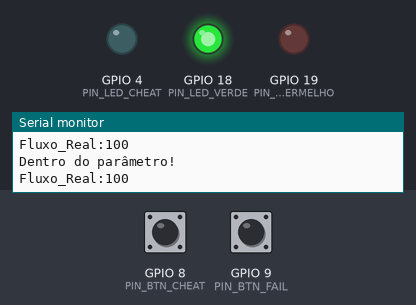
The sketch below on a simulated ESP32-C3. On the bench: output pins drawn as LEDs (lit = HIGH), the last lines printed to the serial monitor. The inputs (shaded band) are chosen by the test bench; at power-on: GPIO 8 (PIN_BTN_CHEAT) HIGH, GPIO 9 (PIN_BTN_FAIL) HIGH.

Above: at 1.2 s.
1.3 s: GPIO 8 (PIN_BTN_CHEAT) pulled LOW for 0.15 s
At 2.2 s:
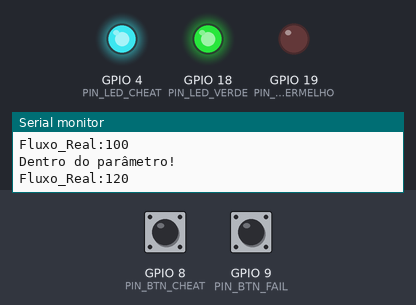
2.9 s: GPIO 9 (PIN_BTN_FAIL) pulled LOW for 0.15 s
At 3.01 s:
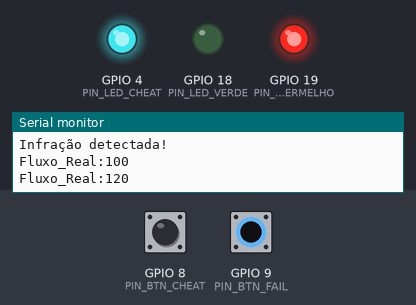
4.5 s: GPIO 9 (PIN_BTN_FAIL) pulled LOW for 3.2 s
At 8.6 s:
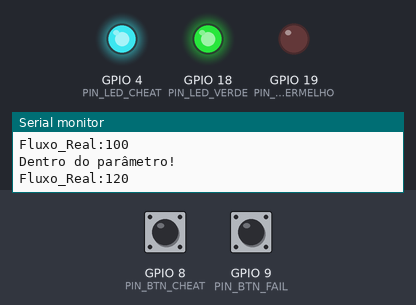
9.3 s: GPIO 8 (PIN_BTN_CHEAT) pulled LOW for 1 s
At 10.0 s:
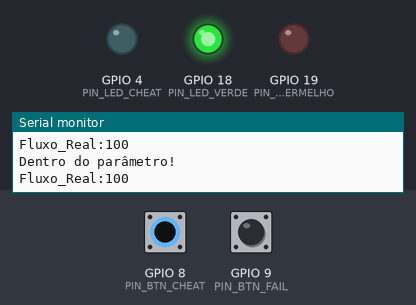
Timing chart, 0 to 12.3 s (numbered marks = the images above; inputs shaded):
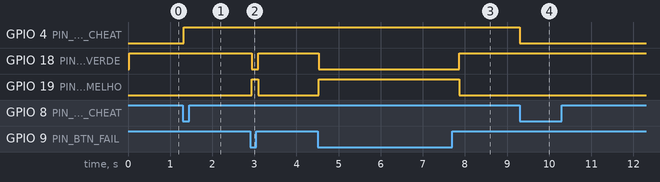

Measured:
- after the input at 1.3 s, GPIO 4 (PIN_LED_CHEAT): LOW → HIGH at once
- after the input at 2.9 s, GPIO 18 (PIN_LED_VERDE): HIGH → LOW at once, → HIGH 0.15 s later; GPIO 19 (PIN_LED_VERMELHO): LOW → HIGH at once, → LOW 0.15 s later
- after the input at 4.5 s, GPIO 18 (PIN_LED_VERDE): HIGH → LOW at once, → HIGH 3.3 s later; GPIO 19 (PIN_LED_VERMELHO): LOW → HIGH at once, → LOW 3.3 s later
- after the input at 9.3 s, GPIO 4 (PIN_LED_CHEAT): HIGH → LOW at once

The sketch:

sketch.ino
```cpp
#include "freertos/FreeRTOS.h"
#include "freertos/task.h"

// Definição dos pinos dos Leds e Botões
#define PIN_LED_VERMELHO 19
#define PIN_LED_VERDE 18
#define PIN_LED_CHEAT 4
#define PIN_BTN_CHEAT 8
#define PIN_BTN_FAIL 9

/* Variáveis definidas como volatile para informar ao compilador
   pode ser alterado fora do fluxo normal do programa*/
volatile int fuel_flow = 100; // Fluxo de combustível
volatile bool cheatMode = false; // Estado do botão para ativar o cheat
volatile bool forceFail = false; // Estado do botão para ativar a falha no cheat

// Handles para gerenciamento do de recursos e comunicação entre as tarefas
hw_timer_t *timer = NULL;
TaskHandle_t xSensorTaskHandle = NULL;
TaskHandle_t xActuatorTaskHandle = NULL;
hw_timer_t *timerAtuador = NULL;
SemaphoreHandle_t xTimerSemaphore = NULL; // Semáforo para precisão temporal

/* Debounce em software para tratar das interrupções
   do botão que ativa o cheat*/
volatile uint32_t lastDebounceTime = 0;
const uint32_t debounceDelay = 200;

void IRAM_ATTR isrCheat(){
 uint32_t currentTime = millis();
    if (currentTime - lastDebounceTime > debounceDelay) {
        cheatMode = !cheatMode;
        lastDebounceTime = currentTime;
    }
}

// Funções 'isr' - eventos externos (botões)
void IRAM_ATTR isrFail(){
  forceFail = !digitalRead(PIN_BTN_FAIL);
}

/* Gatilho de precisão do sistema.
   Essa função notifica a tarefa do sensor para fazer
   a verificação do combustível.*/
void IRAM_ATTR onTimer() {
  vTaskNotifyGiveFromISR(xSensorTaskHandle, NULL);
}

// Interrupção para controle do fluxo de combustível
void IRAM_ATTR onTimerAtuador() {
  BaseType_t xHigherPriorityTaskWoken = pdFALSE;
  // Libera o semáforo para destravar a task do atuador
  xSemaphoreGiveFromISR(xTimerSemaphore, &xHigherPriorityTaskWoken);

  if(xHigherPriorityTaskWoken) {
    portYIELD_FROM_ISR();
  }
}

// Tarefa dedicada ao sensor fiscal da FIA.
void vSensorTask(void *param){
  uint32_t ulNotificationValue;
  for(;;){
    /* Bloqueio não ocioso a tarefa fica suspensa até a notificação
       timer "void IRAM_ATTR onTimer()"*/
    ulNotificationValue = ulTaskNotifyTake(pdTRUE, portMAX_DELAY);

    if(ulNotificationValue > 0){
      if(fuel_flow > 100){
        // Sheat detectado
        Serial.println("Infração detectada!");
        digitalWrite(PIN_LED_VERMELHO, HIGH);
        digitalWrite(PIN_LED_VERDE, LOW);
      }else{
        // Dentro do parâmetro
        Serial.println("Dentro do parâmetro!");
        digitalWrite(PIN_LED_VERDE, HIGH);
        digitalWrite(PIN_LED_VERMELHO, LOW);
      }
      // Notifica o Atuador que a leitura acabou de ser feita
      xTaskNotifyGive(xActuatorTaskHandle);
    }
  }
}

// Tarefa dedicada ao cheat.
void vActuatorTask(void *pvParameters) {
    for (;;) {
        /* Espera o sinal do Sensor (Janela de leitura fechada)
           Aqui ele aguarda a notificação que a tarefa do sensor
           acabou de fazer a leitura.*/
        ulTaskNotifyTake(pdTRUE, portMAX_DELAY);
        if (cheatMode) {
            digitalWrite(PIN_LED_CHEAT, HIGH);
            // Injeta excesso após a leitura do sensor
            fuel_flow = 120;
            Serial.print("Fluxo_Real:"); Serial.println(fuel_flow);
            /* Cálculo de Tempo:
               O ciclo é de 30ms nesse caso o cheat injeta por apenas 25ms.
               Se 'forceFail' estiver ativo, o cheat se 'atrasa' e passa
               30ms injetando. */

               // Muda o valor do waitTime conforme o estado do cheat (ativado ou não)
            int waitTime = forceFail ? 30 : 25;
            //vTaskDelay(pdMS_TO_TICKS(waitTime));
            timerRestart(timerAtuador);
            timerAlarm(timerAtuador, waitTime * 1000, false, 0);
            xSemaphoreTake(xTimerSemaphore, portMAX_DELAY);
            // Recua o fluxo para o limite legal
            fuel_flow = 100;
            Serial.print("Fluxo_Real:"); Serial.println(fuel_flow);
        } else {
            digitalWrite(PIN_LED_CHEAT, LOW);
            fuel_flow = 100; // Mantém legal
            Serial.print("Fluxo_Real:"); Serial.println(fuel_flow);
        }
    }
}


void setup(){
  Serial.begin(115200);

  pinMode(PIN_LED_VERDE, OUTPUT);
  pinMode(PIN_LED_VERMELHO, OUTPUT);
  pinMode(PIN_LED_CHEAT, OUTPUT);
  pinMode(PIN_BTN_CHEAT, INPUT_PULLUP);
  pinMode(PIN_BTN_FAIL, INPUT_PULLUP);

  xTimerSemaphore = xSemaphoreCreateBinary();
  timerAtuador = timerBegin(1000000);
  timerAttachInterrupt(timerAtuador, &onTimerAtuador);

  // Associações das interrupções de hardware dos botões
  attachInterrupt(digitalPinToInterrupt(PIN_BTN_CHEAT), isrCheat, FALLING);
  attachInterrupt(digitalPinToInterrupt(PIN_BTN_FAIL), isrFail, CHANGE);

  // Atributos da tarefa do sensor FIA
  xTaskCreatePinnedToCore(
    vSensorTask,      // Function to be performed the task is called
  "Sensor_Task",    // Name of the task in text
    4096,          // Stack size (Memory size assigned to the task)
    NULL,         // Pointer that will be used as the parameter for the task being created
    5,           // Task Priority
    &xSensorTaskHandle, // The task handler
    0          //xCoreID (Core 0)
    );

  // Atributos da tarefa do atuador (cheat)
  xTaskCreatePinnedToCore(
    vActuatorTask,      // Function to be performed the task is called
  "Actuator_Task",    // Name of the task in text
    4096,          // Stack size (Memory size assigned to the task)
    NULL,         // Pointer that will be used as the parameter for the task being created
    4,           // Task Priority
    &xActuatorTaskHandle, // The task handler
    0          //xCoreID (Core 0)
    );


  // Configuração do alarme para garantir a amostragem do sensor FIA:

  // Create and start timer (num, divider, countUp)
  timer = timerBegin(1000000);
  // Provide ISR to timer (timer, function, edge)
  timerAttachInterrupt(timer, &onTimer);
  // At what count should ISR trigger (timer, count, autoreload)
  timerAlarm(timer, 30*1000, true, 0);

  Serial.println("Fiscalização da FIA operando a 30ms...");
}

void loop(){

  vTaskDelete(NULL);
}
```
